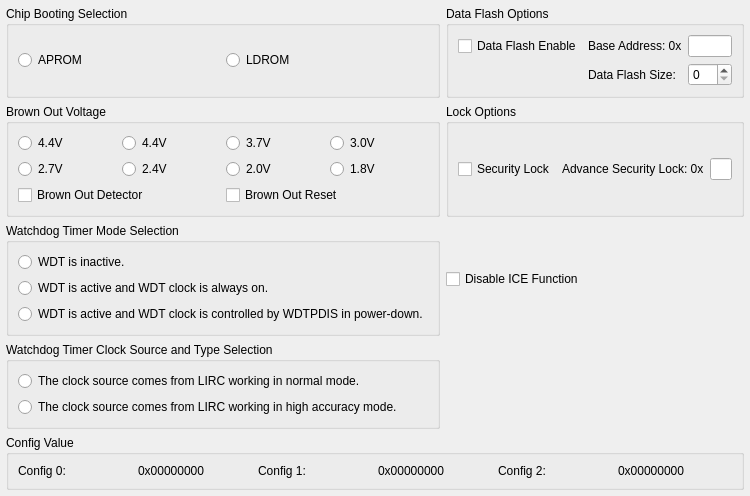
<?xml version="1.0" encoding="UTF-8"?>
<ui version="4.0">
 <class>Dialog</class>
 <widget class="QDialog" name="Dialog">
  <property name="geometry">
   <rect>
    <x>0</x>
    <y>0</y>
    <width>640</width>
    <height>433</height>
   </rect>
  </property>
  <layout class="QGridLayout" name="outer_layout">
   <property name="leftMargin">
    <number>6</number>
   </property>
   <property name="topMargin">
    <number>6</number>
   </property>
   <property name="rightMargin">
    <number>6</number>
   </property>
   <property name="bottomMargin">
    <number>6</number>
   </property>
   <property name="spacing">
    <number>6</number>
   </property>
   <item row="0" column="0" colspan="2">
    <widget class="QGroupBox" name="IDC_GROUP_BOOT_SELECT">
     <property name="title">
      <string>Chip Booting Selection</string>
     </property>
     <layout class="QHBoxLayout" name="layout_IDC_GROUP_BOOT_SELECT">
      <item>
       <widget class="QRadioButton" name="IDC_RADIO_BS_APROM_LDROM">
        <property name="text">
         <string>APROM</string>
        </property>
       </widget>
      </item>
      <item>
       <widget class="QRadioButton" name="IDC_RADIO_BS_LDROM_APROM">
        <property name="text">
         <string>LDROM</string>
        </property>
       </widget>
      </item>
     </layout>
    </widget>
   </item>
   <item row="2" column="0" colspan="2">
    <widget class="QGroupBox" name="IDC_GROUP_BROWN_OUT_VOLTAGE">
     <property name="title">
      <string>Brown Out Voltage</string>
     </property>
     <layout class="QGridLayout" name="gridLayout_3">
      <item row="0" column="0">
       <widget class="QRadioButton" name="IDC_RADIO_BOV_0">
        <property name="text">
         <string>4.4V</string>
        </property>
       </widget>
      </item>
      <item row="0" column="1">
       <widget class="QRadioButton" name="IDC_RADIO_BOV_1">
        <property name="text">
         <string>4.4V</string>
        </property>
       </widget>
      </item>
      <item row="0" column="2">
       <widget class="QRadioButton" name="IDC_RADIO_BOV_2">
        <property name="text">
         <string>3.7V</string>
        </property>
       </widget>
      </item>
      <item row="0" column="3">
       <widget class="QRadioButton" name="IDC_RADIO_BOV_3">
        <property name="text">
         <string>3.0V</string>
        </property>
       </widget>
      </item>
      <item row="1" column="0">
       <widget class="QRadioButton" name="IDC_RADIO_BOV_4">
        <property name="text">
         <string>2.7V</string>
        </property>
       </widget>
      </item>
      <item row="1" column="1">
       <widget class="QRadioButton" name="IDC_RADIO_BOV_5">
        <property name="text">
         <string>2.4V</string>
        </property>
       </widget>
      </item>
      <item row="1" column="2">
       <widget class="QRadioButton" name="IDC_RADIO_BOV_6">
        <property name="text">
         <string>2.0V</string>
        </property>
       </widget>
      </item>
      <item row="1" column="3">
       <widget class="QRadioButton" name="IDC_RADIO_BOV_7">
        <property name="text">
         <string>1.8V</string>
        </property>
       </widget>
      </item>
      <item row="2" column="0" colspan="2">
       <widget class="QCheckBox" name="IDC_CHECK_BROWN_OUT_DETECT">
        <property name="text">
         <string>Brown Out Detector</string>
        </property>
       </widget>
      </item>
      <item row="2" column="2" colspan="2">
       <widget class="QCheckBox" name="IDC_CHECK_BROWN_OUT_RESET">
        <property name="text">
         <string>Brown Out Reset</string>
        </property>
       </widget>
      </item>
     </layout>
    </widget>
   </item>
   <item row="4" column="0" colspan="2">
    <widget class="QGroupBox" name="IDC_GROUP_WDT">
     <property name="title">
      <string>Watchdog Timer Mode Selection</string>
     </property>
     <layout class="QVBoxLayout" name="layout_IDC_GROUP_WDT">
      <item>
       <widget class="QRadioButton" name="IDC_RADIO_WDT_DISABLE">
        <property name="text">
         <string>WDT is inactive.</string>
        </property>
       </widget>
      </item>
      <item>
       <widget class="QRadioButton" name="IDC_RADIO_WDT_ENABLE_KEEP">
        <property name="text">
         <string>WDT is active and WDT clock is always on.</string>
        </property>
       </widget>
      </item>
      <item>
       <widget class="QRadioButton" name="IDC_RADIO_WDT_ENABLE_STOP">
        <property name="text">
         <string>WDT is active and WDT clock is controlled by WDTPDIS in power-down.</string>
        </property>
       </widget>
      </item>
     </layout>
    </widget>
   </item>
   <item row="5" column="0" colspan="2">
    <widget class="QGroupBox" name="IDC_GROUP_CWDTCSEL">
     <property name="title">
      <string>Watchdog Timer Clock Source and Type Selection</string>
     </property>
     <layout class="QVBoxLayout" name="layout_IDC_GROUP_CWDTCSEL">
      <item>
       <widget class="QRadioButton" name="IDC_RADIO_CWDTCSEL_NORMAL">
        <property name="text">
         <string>The clock source comes from LIRC working in normal mode.</string>
        </property>
       </widget>
      </item>
      <item>
       <widget class="QRadioButton" name="IDC_RADIO_CWDTCSEL_HIGH_ACCURACY">
        <property name="text">
         <string>The clock source comes from LIRC working in high accuracy mode.</string>
        </property>
       </widget>
      </item>
     </layout>
    </widget>
   </item>
   <item row="0" column="2">
    <widget class="QGroupBox" name="IDC_GROUP_DATA_FLASH">
     <property name="title">
      <string>Data Flash Options</string>
     </property>
     <layout class="QGridLayout" name="gridLayout" columnstretch="2,1,1">
      <item row="0" column="0">
       <widget class="QCheckBox" name="IDC_CHECK_DATA_FLASH_ENABLE">
        <property name="text">
         <string>Data Flash Enable</string>
        </property>
       </widget>
      </item>
      <item row="0" column="1">
       <widget class="QLabel" name="IDC_STATIC_FLASH_BASE_ADDRESS">
        <property name="text">
         <string>Base Address: 0x</string>
        </property>
       </widget>
      </item>
      <item row="0" column="2">
       <widget class="QLineEdit" name="IDC_EDIT_FLASH_BASE_ADDRESS"/>
      </item>
      <item row="1" column="1">
       <widget class="QLabel" name="IDC_STATIC_DATA_FLASH_SIZE">
        <property name="text">
         <string>Data Flash Size:</string>
        </property>
       </widget>
      </item>
      <item row="1" column="2">
       <widget class="QSpinBox" name="IDC_SPIN_DATA_FLASH_SIZE"/>
      </item>
     </layout>
    </widget>
   </item>
   <item row="2" column="2">
    <widget class="QGroupBox" name="IDC_GROUP_ADVANCE_LOCK">
     <property name="title">
      <string>Lock Options</string>
     </property>
     <layout class="QGridLayout" name="gridLayout_2" columnstretch="2,1,1">
      <item row="0" column="0">
       <widget class="QCheckBox" name="IDC_CHECK_SECURITY_LOCK">
        <property name="text">
         <string>Security Lock</string>
        </property>
       </widget>
      </item>
      <item row="0" column="1">
       <widget class="QLabel" name="IDC_STATIC_FLASH_ADVANCE_LOCK">
        <property name="text">
         <string>Advance Security Lock: 0x</string>
        </property>
       </widget>
      </item>
      <item row="0" column="2">
       <widget class="QLineEdit" name="IDC_EDIT_FLASH_ADVANCE_LOCK"/>
      </item>
     </layout>
    </widget>
   </item>
   <item row="6" column="0" colspan="3">
    <widget class="QGroupBox" name="IDC_GROUP_CONFIG_VALUE">
     <property name="title">
      <string>Config Value</string>
     </property>
     <layout class="QHBoxLayout" name="layout_IDC_GROUP_CONFIG_VALUE">
      <item>
       <widget class="QLabel" name="IDC_STATIC_CONFIG_0">
        <property name="text">
         <string>Config 0:</string>
        </property>
       </widget>
      </item>
      <item>
       <widget class="QLabel" name="IDC_STATIC_CONFIG_VALUE_0">
        <property name="text">
         <string>0x00000000</string>
        </property>
       </widget>
      </item>
      <item>
       <widget class="QLabel" name="IDC_STATIC_CONFIG_1">
        <property name="text">
         <string>Config 1:</string>
        </property>
       </widget>
      </item>
      <item>
       <widget class="QLabel" name="IDC_STATIC_CONFIG_VALUE_1">
        <property name="text">
         <string>0x00000000</string>
        </property>
       </widget>
      </item>
      <item>
       <widget class="QLabel" name="IDC_STATIC_CONFIG_2">
        <property name="text">
         <string>Config 2:</string>
        </property>
       </widget>
      </item>
      <item>
       <widget class="QLabel" name="IDC_STATIC_CONFIG_VALUE_2">
        <property name="text">
         <string>0x00000000</string>
        </property>
       </widget>
      </item>
     </layout>
    </widget>
   </item>
   <item row="4" column="2">
    <widget class="QCheckBox" name="IDC_CHECK_ICE_LOCK">
     <property name="text">
      <string>Disable ICE Function</string>
     </property>
    </widget>
   </item>
  </layout>
 </widget>
 <resources/>
 <connections/>
</ui>
